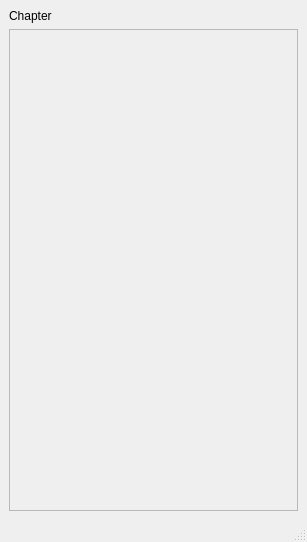
<?xml version="1.0" encoding="UTF-8"?>
<ui version="4.0">
 <class>MainWindow</class>
 <widget class="QMainWindow" name="MainWindow">
  <property name="geometry">
   <rect>
    <x>0</x>
    <y>0</y>
    <width>307</width>
    <height>542</height>
   </rect>
  </property>
  <property name="windowTitle">
   <string>MainWindow</string>
  </property>
  <widget class="QWidget" name="centralwidget">
   <layout class="QGridLayout" name="gridLayout">
    <item row="0" column="0">
     <widget class="QLabel" name="Chapter">
      <property name="text">
       <string>Chapter</string>
      </property>
     </widget>
    </item>
    <item row="1" column="0">
     <widget class="QScrollArea" name="scrollArea">
      <property name="widgetResizable">
       <bool>true</bool>
      </property>
      <widget class="QWidget" name="scrollAreaWidgetContents">
       <property name="geometry">
        <rect>
         <x>0</x>
         <y>0</y>
         <width>287</width>
         <height>457</height>
        </rect>
       </property>
      </widget>
     </widget>
    </item>
   </layout>
  </widget>
  <widget class="QMenuBar" name="menubar">
   <property name="geometry">
    <rect>
     <x>0</x>
     <y>0</y>
     <width>307</width>
     <height>22</height>
    </rect>
   </property>
  </widget>
  <widget class="QStatusBar" name="statusbar"/>
 </widget>
 <resources/>
 <connections/>
</ui>
